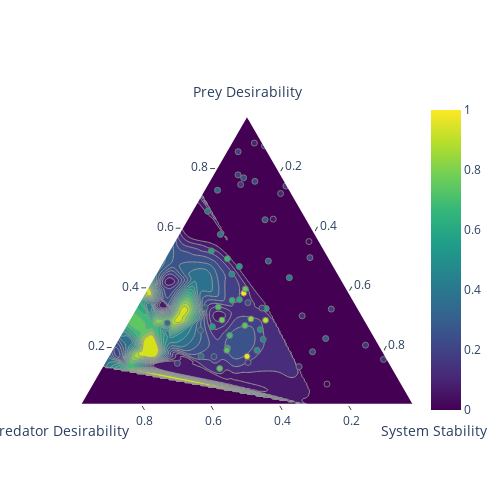

Notebook source saved alongside this figure:
### Code cell
from cadcad_machine_search.visualizations import plot_goal_ternary

control_params = set(sweep_params.keys())

PREY_ABUNDANCE_THRESHOLD = (df.prey_population / df.predator_population).mean()
PREDATOR_ABUNDANCE_THRESHOLD = (df.predator_population / df.prey_population).mean()
PREY_VARIANCE_THRESHOLD = df.prey_population.std()
PREDATOR_VARIANCE_THRESHOLD = df.predator_population.std()

kpis = {'prey_abundance': lambda df: df.prey_population.mean(),
        'predator_abundance': lambda df: df.predator_population.mean(),
        'prey_variance': lambda df: 1 / df.prey_population.std(),
        'predator_variance': lambda df: 1 / df.predator_population.std(),
        }

# Define goals as sides of the triangle
goals = {}
goals['Prey Desirability'] = lambda metrics: (metrics['prey_abundance'] + metrics['prey_variance']) / 2
goals['Predator Desirability'] = lambda metrics: (metrics['predator_abundance'] + metrics['predator_variance']) / 2
goals['System Stability'] = lambda metrics: (metrics['prey_variance'] + metrics['predator_variance']) / 2
goals['combined'] = lambda goals: goals[0] + goals[1] + goals[2]

plot_goal_ternary(df, kpis, goals, control_params)
